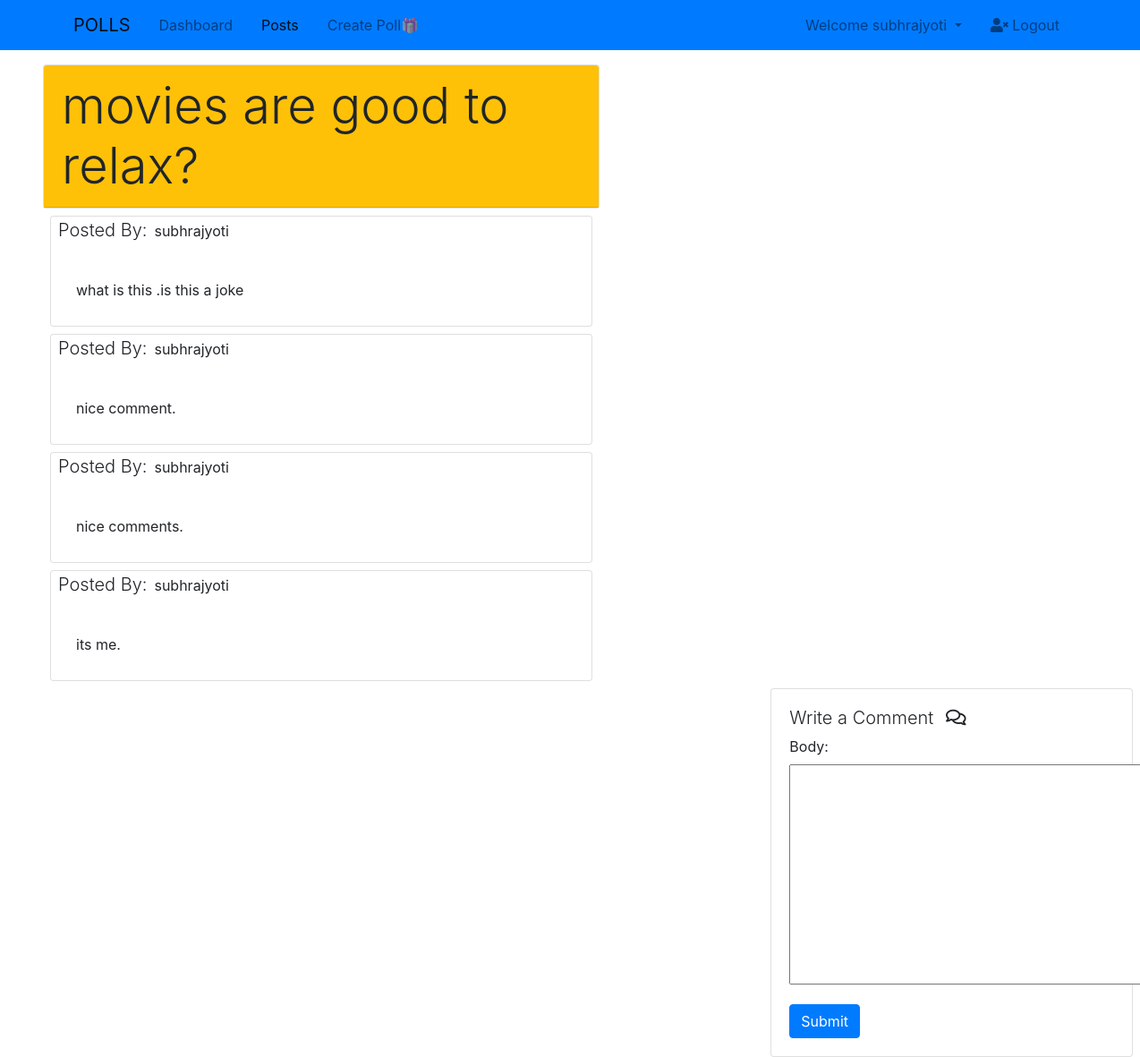
The app's page /comment/1/ (signed in) with its own data.
### polls/models.py (models this page shows, shortened)
class Post(models.Model):
    content=models.TextField()
    created=models.DateTimeField(auto_now_add=True)
    like=models.ManyToManyField(User,related_name='poll_like',blank=True)
    dislike=models.ManyToManyField(User,related_name='poll_dislike',blank=True)
    catagory=models.CharField(max_length=20,null=True,choices=CATAGORIES)
    author=models.ForeignKey(Profile,on_delete=models.CASCADE,related_name="posts")
    def __str__(self):
        return str(self.content)

class Comment(models.Model):
    user=models.ForeignKey(Profile,on_delete=models.CASCADE)
    post=models.ForeignKey(Post,on_delete=models.CASCADE)
    body=models.TextField(max_length=200)

### profiles/models.py (models this page shows, shortened)
class Profile(models.Model):
    first_name=models.CharField(max_length=200,null=True)
    last_name=models.CharField(max_length=200,null=True)
    user=models.OneToOneField(User,on_delete=models.CASCADE)
    email=models.EmailField(max_length=200,blank=True)
    age_group=models.IntegerField(null=True)
    profile_pic=models.ImageField(default="avatar.jpg",null=True)
    def __str__(self):
        return self.user.username

### polls/views.py (the view, shortened to what this page needs)
# urls.py: path('comment/<int:id>/',commentView,name='blog-comment'),
@login_required
def commentView(request,id):
    post=Post.objects.get(id=id)
    form=giveCommentForm(request.POST or None)
    comments=Comment.objects.all()
    context={"form":form,"post":post,'comments':comments}
    return render(request,'polls/comment.html',context)

### polls/forms.py
class giveCommentForm(forms.ModelForm):
    class Meta:
        model=Comment
        fields=['body']

### polls/templates/polls/comment.html (shortened to what this page needs)
{% extends 'polls/main.html' %}
{% block content %}
<div class="row">
    <div class="col-md-6 ml-5 mt-3">
        <div class="card">
            <div class="card-header bg-warning display-4">{{post}}</div>
        </div>
             {% for comment in comments%}
             <div class="card m-2">
                  <div class="card-title">
                    <span class="lead m-2">Posted By:</span>{{comment.user}}
                </div>
                <div class="card-body m-2">
                    {{comment.body}}
                </div>
             </div>
             {%endfor%}
    </div>
</div>
<div class="row">
    <div class="col-md-4 ml-auto mr-2">
        <div class="card">
            <div class="card-body">
                <h5 class="lead">Write a Comment <span class="m-2 "><i class="far fa-comments"></i></span></h5>
                <form method="POST" action="{% url 'blog-comment' post.id %}">
                    {{form.as_p}}
                    <input class="btn btn-primary" type="submit" name="comment">
                </form>
            </div>
        </div>
    </div>
</div>
{% endblock %}

### polls/templates/polls/navbar.html (shortened to what this page needs)
<nav class="navbar navbar-expand-lg navbar-light bg-primary p-2">
  <div class="container">
    <a href="{% url 'home' %}" class="navbar-brand">POLLS</a>
    <div class="collapse navbar-collapse" id="navbarCollapse">
      <ul class="navbar-nav">
        <li class="nav-item px-2">
          <a href="{% url 'dashboard' %}" class="nav-link ">Dashboard</a>
        </li>
        <li class="nav-item px-2">
          <a href="{% url 'home' %}" class="nav-link active">Posts</a>
        </li>
        <li class="nav-item px-2">
          <a href="{% url 'create-newpost'%}" class="nav-link">Create Poll🎁</a>
        </li>
      </ul>
      <ul class="navbar-nav ml-auto">
        <li class="nav-item dropdown mr-3">
          <a href="#" class="nav-link dropdown-toggle" data-toggle="dropdown">
           Welcome {{user}}
          </a>
        </li>
        <li class="nav-item">
          <a href="{% url 'account_logout' %}" class="nav-link">
            <i class="fas fa-user-times"></i> Logout
          </a>
        </li>
      </ul>
    </div>
  </div>
</nav>

### polls/templates/polls/main.html (style rules this page uses)
body { overflow-x: hidden; }

### records on screen
Post: content "movies are good to relax?"
Comment: user "subhrajyoti", body "what is this .is this a joke"
Comment: user "subhrajyoti", body "nice comment."
Comment: user "subhrajyoti", body "nice comments."
Comment: user "subhrajyoti", body "its me."

### other values on screen
{{ user }} "subhrajyoti"
